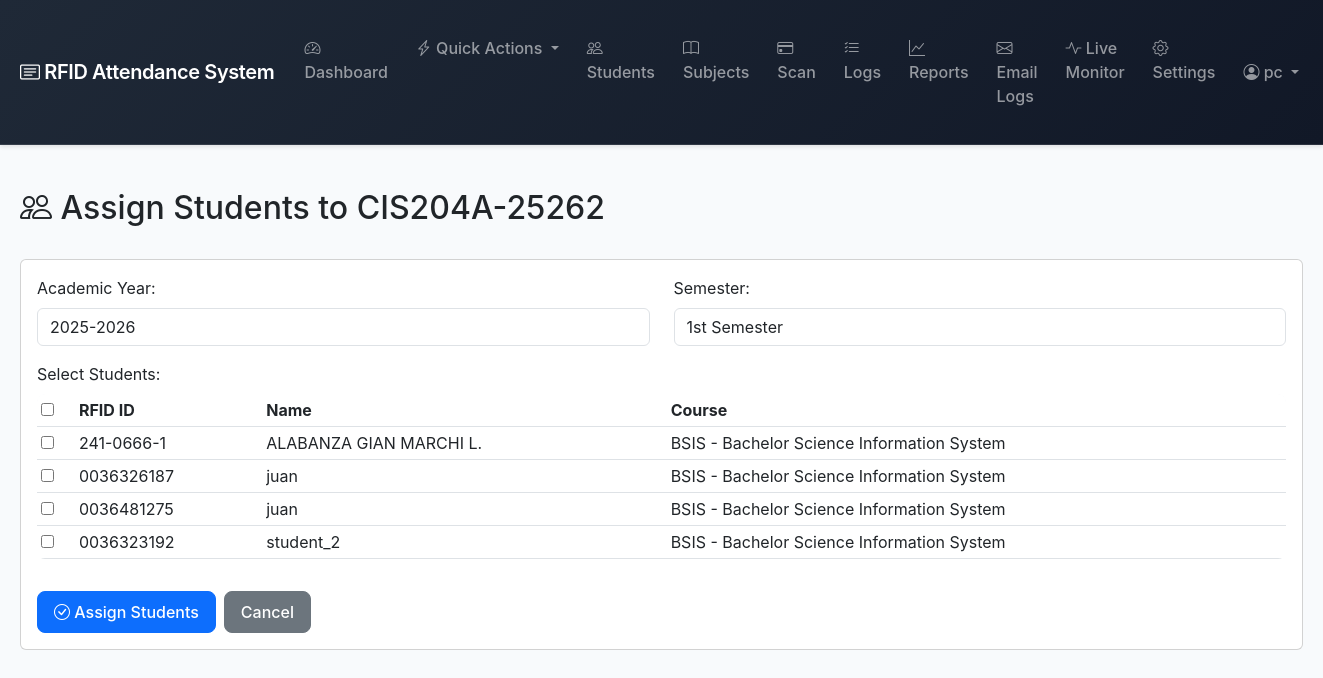
Page /subjects/17/assign-students/ (signed in) on the earlier database version.
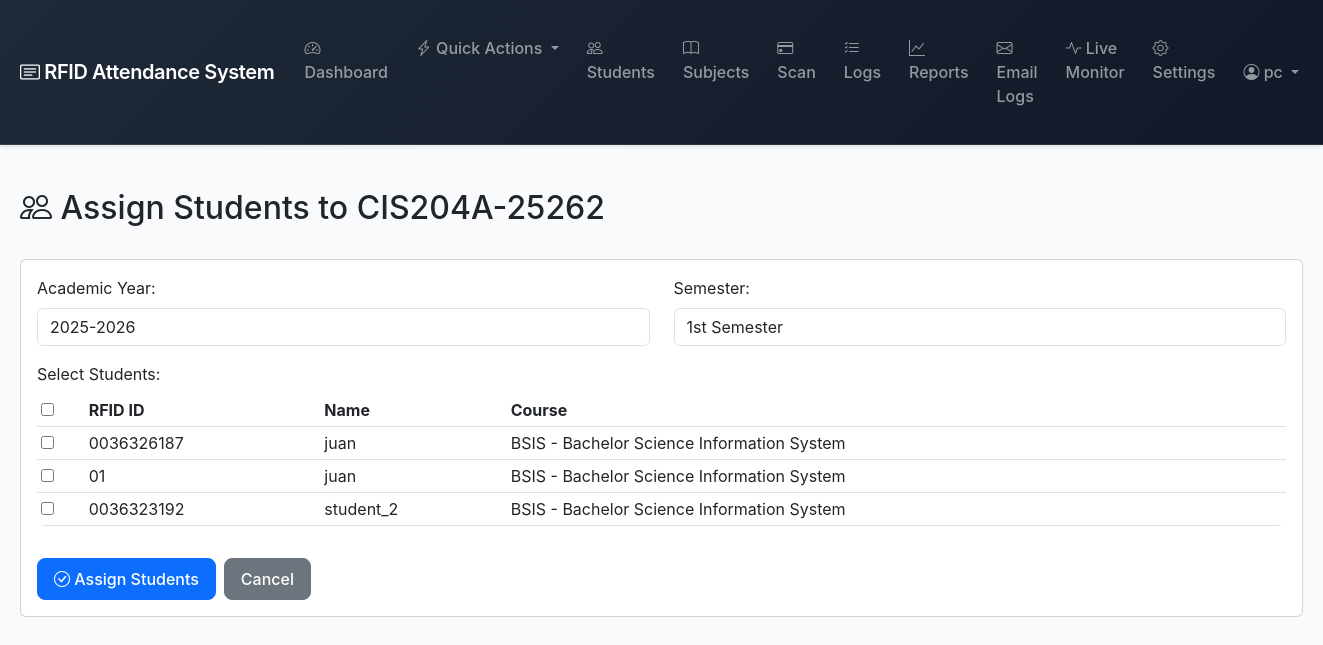
Same page on the later database version.
### attendance/models.py (models this page shows, shortened)
class Student(models.Model):
    rfid_id = models.CharField(max_length=50, unique=True)
    student_id = models.CharField(max_length=50, unique=True, null=True, blank=True)
    name = models.CharField(max_length=100)
    course = models.ForeignKey('Course', on_delete=models.PROTECT, related_name='students', help_text="Student's enrolled course")
    section = models.ForeignKey('Section', on_delete=models.PROTECT, related_name='students', null=True, blank=True, help_text="Student's section (A, B, C, etc.)")
    email = models.EmailField()
    adviser = models.ForeignKey(Adviser, on_delete=models.SET_NULL, null=True, blank=True, related_name='students')
    user = models.OneToOneField(User, on_delete=models.CASCADE, null=True, blank=True, related_name='student_profile')
    created_at = models.DateTimeField(auto_now_add=True, null=True, blank=True)
    updated_at = models.DateTimeField(auto_now=True, null=True, blank=True)
    class Meta:
        ordering = ['name']

class Course(models.Model):
    code = models.CharField(max_length=50, unique=True, help_text="Course code (e.g., BSIT, BSCS)")
    name = models.CharField(max_length=200, help_text="Full course name (e.g., Bachelor of Science in Information Technology)")
    description = models.TextField(blank=True, default='', help_text="Optional course description")
    is_active = models.BooleanField(default=True, help_text="Whether this course is currently active")
    created_at = models.DateTimeField(auto_now_add=True)
    updated_at = models.DateTimeField(auto_now=True)
    def __str__(self):
        return f"{self.code} - {self.name}"
    class Meta:
        ordering = ['code']
        verbose_name_plural = "Courses"
        indexes = [
            models.Index(fields=['code', 'is_active']),
        ]

### attendance/views.py (the view, shortened to what this page needs)
# urls.py: path('subjects/<int:subject_id>/assign-students/', views.assign_students_to_subject, name='assign_students'),
@login_required
def assign_students_to_subject(request, subject_id):
    subject = get_object_or_404(Subject, id=subject_id)
    if request.user.is_superuser or request.user.is_staff:
        pass
    elif hasattr(request.user, 'adviser_profile'):
        if not subject.adviser or subject.adviser != request.user.adviser_profile:
            messages.error(request, "You don't have permission to assign students to this subject. You can only assign students to subjects registered to you.")
            return redirect('subject_list')
    else:
        messages.error(request, "You don't have permission to assign students to subjects.")
        return redirect('subject_list')
    accessible_courses = get_user_accessible_courses(request.user)
    if not (request.user.is_superuser or request.user.is_staff):
        if subject.course and subject.course not in accessible_courses:
            messages.error(request, "You don't have permission to assign students to this subject.")
            return redirect('subject_list')
    enrolled_students = StudentSubject.objects.filter(subject=subject).values_list('student_id', flat=True)
    all_students = Student.objects.exclude(id__in=enrolled_students)
    all_students = filter_by_user_courses(all_students, request.user)
    context = {
        'subject': subject,
        'students': all_students,
        'enrolled_students': Student.objects.filter(id__in=enrolled_students),
    }
    return render(request, 'attendance/assign_students.html', context)

### attendance/views.py (called while the page is built)
def get_user_accessible_courses(user):
    if user.is_superuser or user.is_staff:
        return Course.objects.filter(is_active=True)
    elif hasattr(user, 'adviser_profile'):
        adviser = user.adviser_profile
        return adviser.courses.filter(is_active=True)
    elif hasattr(user, 'student_profile'):
        student = user.student_profile
        if student.course:
            return Course.objects.filter(id=student.course.id, is_active=True)
        return Course.objects.none()
    return Course.objects.none()

def filter_by_user_courses(queryset, user, course_field='course'):
    accessible_courses = get_user_accessible_courses(user)
    if user.is_superuser or user.is_staff:
        return queryset
    elif accessible_courses.exists():
        return queryset.filter(**{f'{course_field}__in': accessible_courses})
    else:
        return queryset.none()

### attendance/templates/attendance/assign_students.html (shortened to what this page needs)
{% extends 'attendance/base.html' %}
{% block content %}
<div class="d-flex justify-content-between align-items-center mb-4">
    <h2><i class="bi bi-people"></i> Assign Students to {{ subject.code }}</h2>
</div>
<div class="card">
    <div class="card-body">
        <form method="POST" action="{% url 'assign_students' subject.id %}">
            <div class="row mb-3">
                <div class="col-md-6">
                    <label for="academic_year" class="form-label">Academic Year:</label>
                    <input type="text" class="form-control" id="academic_year" name="academic_year"
                           value="2025-2026" required>
                </div>
                <div class="col-md-6">
                    <label for="semester" class="form-label">Semester:</label>
                    <input type="text" class="form-control" id="semester" name="semester"
                           value="1st Semester" required>
                </div>
            </div>
            <div class="mb-3">
                <label class="form-label">Select Students:</label>
                <div class="table-responsive" style="max-height: 400px; overflow-y: auto;">
                    <table class="table table-sm">
                        <thead>
                            <tr>
                                <th><input type="checkbox" id="select-all"></th>
                                <th>RFID ID</th>
                                <th>Name</th>
                                <th>Course</th>
                            </tr>
                        </thead>
                        <tbody>
                            {% for student in students %}
                            <tr>
                                <td>
                                    <input type="checkbox" name="student_ids" value="{{ student.id }}" class="student-checkbox">
                                </td>
                                <td>{{ student.rfid_id }}</td>
                                <td>{{ student.name }}</td>
                                <td>{{ student.course }}</td>
                            </tr>
                            {% empty %}
                            <tr>
                                <td colspan="4" class="text-center">All students are already assigned to this subject.</td>
                            </tr>
                            {% endfor %}
                        </tbody>
                    </table>
                </div>
            </div>
            <div class="d-flex gap-2">
                <button type="submit" class="btn btn-primary">
                    <i class="bi bi-check-circle"></i> Assign Students
                </button>
                <a href="{% url 'subject_list' %}" class="btn btn-secondary">Cancel</a>
            </div>
        </form>
    </div>
</div>
{% endblock %}

Differences in the rows shown:
removed Student: rfid_id "241-0666-1", name "ALABANZA GIAN MARCHI L.", course "BSIS - Bachelor Science Information System"
removed Student: rfid_id "0036481275", name "juan", course "BSIS - Bachelor Science Information System"
added Student: rfid_id "01", name "juan", course "BSIS - Bachelor Science Information System"
